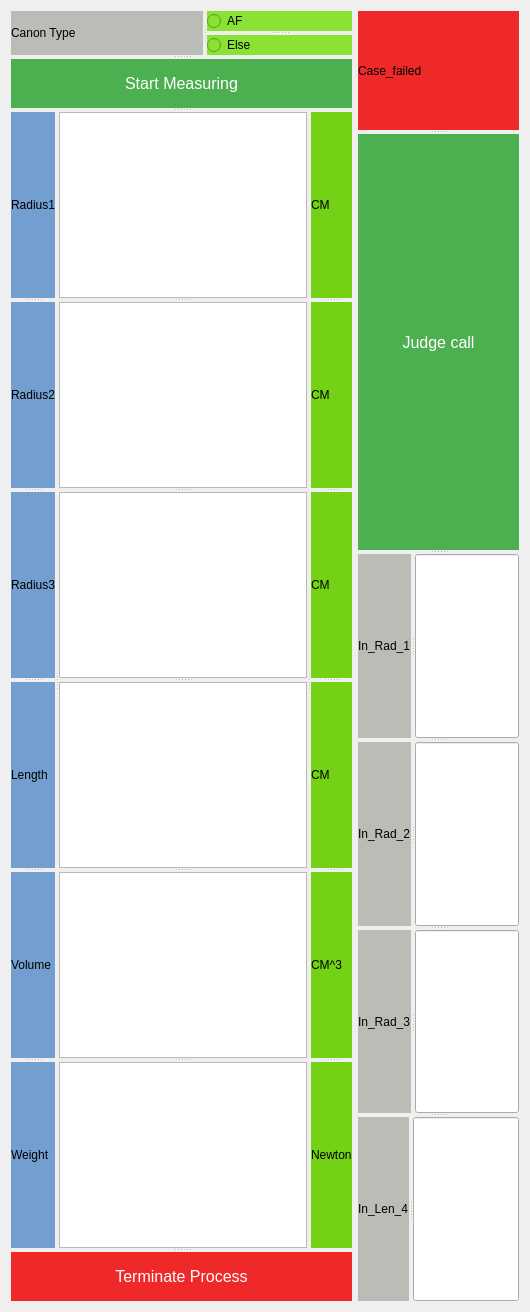
   <widget class="QWidget" name="CannonMission">
    <attribute name="title">
     <string>Cannon Mission</string>
    </attribute>
    <layout class="QGridLayout" name="gridLayout_4">
     <item row="0" column="0">
      <widget class="QSplitter" name="splitter_37">
       <property name="orientation">
        <enum>Qt::Vertical</enum>
       </property>
       <widget class="QSplitter" name="splitter_36">
        <property name="orientation">
         <enum>Qt::Vertical</enum>
        </property>
        <widget class="QSplitter" name="splitter_35">
         <property name="orientation">
          <enum>Qt::Vertical</enum>
         </property>
         <widget class="QSplitter" name="splitter_34">
          <property name="orientation">
           <enum>Qt::Horizontal</enum>
          </property>
          <widget class="QLabel" name="Canon_T_Label">
           <property name="styleSheet">
            <string notr="true">background-color: rgb(186, 189, 182);
border-color: rgb(0, 0, 0);
font: 75 11pt &quot;URW Bookman L&quot;;</string>
           </property>
           <property name="text">
            <string>Canon Type</string>
           </property>
          </widget>
          <widget class="QSplitter" name="splitter_19">
           <property name="orientation">
            <enum>Qt::Vertical</enum>
           </property>
           <widget class="QRadioButton" name="AF_RB">
            <property name="styleSheet">
             <string notr="true">background-color: rgb(138, 226, 52);</string>
            </property>
            <property name="text">
             <string>AF</string>
            </property>
           </widget>
           <widget class="QRadioButton" name="Else_RB">
            <property name="styleSheet">
             <string notr="true">background-color: rgb(138, 226, 52);</string>
            </property>
            <property name="text">
             <string>Else</string>
            </property>
           </widget>
          </widget>
         </widget>
         <widget class="QPushButton" name="Start_cannon">
          <property name="styleSheet">
           <string notr="true">  background-color: #4CAF50; /* Green */
  border: none;
  color: white;
  padding: 15px 32px;
  text-align: center;
  text-decoration: none;
  display: inline-block;
  font-size: 16px;</string>
          </property>
          <property name="text">
           <string>Start Measuring</string>
          </property>
         </widget>
        </widget>
        <widget class="QSplitter" name="splitter_21">
         <property name="orientation">
          <enum>Qt::Horizontal</enum>
         </property>
         <widget class="QSplitter" name="splitter_17">
          <property name="orientation">
           <enum>Qt::Vertical</enum>
          </property>
          <widget class="QLabel" name="Radius1_Label">
           <property name="styleSheet">
            <string notr="true">background-color: rgb(114, 159, 207);
border-color: rgb(0, 0, 0);
font: 75 11pt &quot;URW Bookman L&quot;;</string>
           </property>
           <property name="text">
            <string>Radius1</string>
           </property>
          </widget>
          <widget class="QLabel" name="Radius2_Label">
           <property name="styleSheet">
            <string notr="true">background-color: rgb(114, 159, 207);
border-color: rgb(0, 0, 0);
font: 75 11pt &quot;URW Bookman L&quot;;</string>
           </property>
           <property name="text">
            <string>Radius2</string>
           </property>
          </widget>
          <widget class="QLabel" name="Radius3_Label">
           <property name="styleSheet">
            <string notr="true">background-color: rgb(114, 159, 207);
border-color: rgb(0, 0, 0);
font: 75 11pt &quot;URW Bookman L&quot;;</string>
           </property>
           <property name="text">
            <string>Radius3</string>
           </property>
          </widget>
          <widget class="QLabel" name="length_label">
           <property name="styleSheet">
            <string notr="true">background-color: rgb(114, 159, 207);
border-color: rgb(0, 0, 0);
font: 75 11pt &quot;URW Bookman L&quot;;</string>
           </property>
           <property name="text">
            <string>Length</string>
           </property>
          </widget>
          <widget class="QLabel" name="Volume_label">
           <property name="styleSheet">
            <string notr="true">background-color: rgb(114, 159, 207);
border-color: rgb(0, 0, 0);
font: 75 11pt &quot;URW Bookman L&quot;;</string>
           </property>
           <property name="text">
            <string>Volume</string>
           </property>
          </widget>
          <widget class="QLabel" name="Weight_label">
           <property name="styleSheet">
            <string notr="true">background-color: rgb(114, 159, 207);
border-color: rgb(0, 0, 0);
font: 75 11pt &quot;URW Bookman L&quot;;</string>
           </property>
           <property name="text">
            <string>Weight</string>
           </property>
          </widget>
         </widget>
         <widget class="QSplitter" name="splitter_18">
          <property name="orientation">
           <enum>Qt::Vertical</enum>
          </property>
          <widget class="QTextBrowser" name="Radius1Value">
           <property name="html">
            <string>&lt;!DOCTYPE HTML PUBLIC &quot;-//W3C//DTD HTML 4.0//EN&quot; &quot;http://www.w3.org/TR/REC-html40/strict.dtd&quot;&gt;
&lt;html&gt;&lt;head&gt;&lt;meta name=&quot;qrichtext&quot; content=&quot;1&quot; /&gt;&lt;style type=&quot;text/css&quot;&gt;
p, li { white-space: pre-wrap; }
&lt;/style&gt;&lt;/head&gt;&lt;body style=&quot; font-family:'Ubuntu'; font-size:11pt; font-weight:400; font-style:normal;&quot;&gt;
&lt;p style=&quot;-qt-paragraph-type:empty; margin-top:0px; margin-bottom:0px; margin-left:0px; margin-right:0px; -qt-block-indent:0; text-indent:0px;&quot;&gt;&lt;br /&gt;&lt;/p&gt;&lt;/body&gt;&lt;/html&gt;</string>
           </property>
          </widget>
          <widget class="QTextBrowser" name="Radius2Value">
           <property name="html">
            <string>&lt;!DOCTYPE HTML PUBLIC &quot;-//W3C//DTD HTML 4.0//EN&quot; &quot;http://www.w3.org/TR/REC-html40/strict.dtd&quot;&gt;
&lt;html&gt;&lt;head&gt;&lt;meta name=&quot;qrichtext&quot; content=&quot;1&quot; /&gt;&lt;style type=&quot;text/css&quot;&gt;
p, li { white-space: pre-wrap; }
&lt;/style&gt;&lt;/head&gt;&lt;body style=&quot; font-family:'Ubuntu'; font-size:11pt; font-weight:400; font-style:normal;&quot;&gt;
&lt;p style=&quot;-qt-paragraph-type:empty; margin-top:0px; margin-bottom:0px; margin-left:0px; margin-right:0px; -qt-block-indent:0; text-indent:0px;&quot;&gt;&lt;br /&gt;&lt;/p&gt;&lt;/body&gt;&lt;/html&gt;</string>
           </property>
          </widget>
          <widget class="QTextBrowser" name="Radius3Value">
           <property name="html">
            <string>&lt;!DOCTYPE HTML PUBLIC &quot;-//W3C//DTD HTML 4.0//EN&quot; &quot;http://www.w3.org/TR/REC-html40/strict.dtd&quot;&gt;
&lt;html&gt;&lt;head&gt;&lt;meta name=&quot;qrichtext&quot; content=&quot;1&quot; /&gt;&lt;style type=&quot;text/css&quot;&gt;
p, li { white-space: pre-wrap; }
&lt;/style&gt;&lt;/head&gt;&lt;body style=&quot; font-family:'Ubuntu'; font-size:11pt; font-weight:400; font-style:normal;&quot;&gt;
&lt;p style=&quot;-qt-paragraph-type:empty; margin-top:0px; margin-bottom:0px; margin-left:0px; margin-right:0px; -qt-block-indent:0; text-indent:0px;&quot;&gt;&lt;br /&gt;&lt;/p&gt;&lt;/body&gt;&lt;/html&gt;</string>
           </property>
          </widget>
          <widget class="QTextBrowser" name="Cannon_length_value">
           <property name="html">
            <string>&lt;!DOCTYPE HTML PUBLIC &quot;-//W3C//DTD HTML 4.0//EN&quot; &quot;http://www.w3.org/TR/REC-html40/strict.dtd&quot;&gt;
&lt;html&gt;&lt;head&gt;&lt;meta name=&quot;qrichtext&quot; content=&quot;1&quot; /&gt;&lt;style type=&quot;text/css&quot;&gt;
p, li { white-space: pre-wrap; }
&lt;/style&gt;&lt;/head&gt;&lt;body style=&quot; font-family:'Ubuntu'; font-size:11pt; font-weight:400; font-style:normal;&quot;&gt;
&lt;p style=&quot;-qt-paragraph-type:empty; margin-top:0px; margin-bottom:0px; margin-left:0px; margin-right:0px; -qt-block-indent:0; text-indent:0px;&quot;&gt;&lt;br /&gt;&lt;/p&gt;&lt;/body&gt;&lt;/html&gt;</string>
           </property>
          </widget>
          <widget class="QTextBrowser" name="Cannon_volume_value">
           <property name="html">
            <string>&lt;!DOCTYPE HTML PUBLIC &quot;-//W3C//DTD HTML 4.0//EN&quot; &quot;http://www.w3.org/TR/REC-html40/strict.dtd&quot;&gt;
&lt;html&gt;&lt;head&gt;&lt;meta name=&quot;qrichtext&quot; content=&quot;1&quot; /&gt;&lt;style type=&quot;text/css&quot;&gt;
p, li { white-space: pre-wrap; }
&lt;/style&gt;&lt;/head&gt;&lt;body style=&quot; font-family:'Ubuntu'; font-size:11pt; font-weight:400; font-style:normal;&quot;&gt;
&lt;p style=&quot;-qt-paragraph-type:empty; margin-top:0px; margin-bottom:0px; margin-left:0px; margin-right:0px; -qt-block-indent:0; text-indent:0px;&quot;&gt;&lt;br /&gt;&lt;/p&gt;&lt;/body&gt;&lt;/html&gt;</string>
           </property>
          </widget>
          <widget class="QTextBrowser" name="Canno_Weight_value">
           <property name="html">
            <string>&lt;!DOCTYPE HTML PUBLIC &quot;-//W3C//DTD HTML 4.0//EN&quot; &quot;http://www.w3.org/TR/REC-html40/strict.dtd&quot;&gt;
&lt;html&gt;&lt;head&gt;&lt;meta name=&quot;qrichtext&quot; content=&quot;1&quot; /&gt;&lt;style type=&quot;text/css&quot;&gt;
p, li { white-space: pre-wrap; }
&lt;/style&gt;&lt;/head&gt;&lt;body style=&quot; font-family:'Ubuntu'; font-size:11pt; font-weight:400; font-style:normal;&quot;&gt;
&lt;p style=&quot;-qt-paragraph-type:empty; margin-top:0px; margin-bottom:0px; margin-left:0px; margin-right:0px; -qt-block-indent:0; text-indent:0px;&quot;&gt;&lt;br /&gt;&lt;/p&gt;&lt;/body&gt;&lt;/html&gt;</string>
           </property>
          </widget>
         </widget>
         <widget class="QSplitter" name="splitter_20">
          <property name="orientation">
           <enum>Qt::Vertical</enum>
          </property>
          <widget class="QLabel" name="unit_label_2">
           <property name="styleSheet">
            <string notr="true">background-color: rgb(115, 210, 22);
border-color: rgb(0, 0, 0);
font: 75 11pt &quot;URW Bookman L&quot;;</string>
           </property>
           <property name="text">
            <string>CM</string>
           </property>
          </widget>
          <widget class="QLabel" name="unit_label_3">
           <property name="styleSheet">
            <string notr="true">background-color: rgb(115, 210, 22);
border-color: rgb(0, 0, 0);
font: 75 11pt &quot;URW Bookman L&quot;;</string>
           </property>
           <property name="text">
            <string>CM</string>
           </property>
          </widget>
          <widget class="QLabel" name="unit_label_4">
           <property name="styleSheet">
            <string notr="true">background-color: rgb(115, 210, 22);
border-color: rgb(0, 0, 0);
font: 75 11pt &quot;URW Bookman L&quot;;</string>
           </property>
           <property name="text">
            <string>CM</string>
           </property>
          </widget>
          <widget class="QLabel" name="unit_label_6">
           <property name="styleSheet">
            <string notr="true">background-color: rgb(115, 210, 22);
border-color: rgb(0, 0, 0);
font: 75 11pt &quot;URW Bookman L&quot;;</string>
           </property>
           <property name="text">
            <string>CM</string>
           </property>
          </widget>
          <widget class="QLabel" name="unit_label_5">
           <property name="styleSheet">
            <string notr="true">background-color: rgb(115, 210, 22);
border-color: rgb(0, 0, 0);
font: 75 11pt &quot;URW Bookman L&quot;;</string>
           </property>
           <property name="text">
            <string>CM^3</string>
           </property>
          </widget>
          <widget class="QLabel" name="unit_label_7">
           <property name="styleSheet">
            <string notr="true">background-color: rgb(115, 210, 22);
border-color: rgb(0, 0, 0);
font: 75 11pt &quot;URW Bookman L&quot;;</string>
           </property>
           <property name="text">
            <string>Newton</string>
           </property>
          </widget>
         </widget>
        </widget>
       </widget>
       <widget class="QPushButton" name="Terminate_Cannon_button">
        <property name="styleSheet">
         <string notr="true">background-color: rgb(239, 41, 41);
  border: none;
  color: white;
  padding: 15px 32px;
  text-align: center;
  text-decoration: none;
  display: inline-block;
  font-size: 16px;</string>
        </property>
        <property name="text">
         <string>Terminate Process</string>
        </property>
       </widget>
      </widget>
     </item>
     <item row="0" column="1">
      <widget class="QSplitter" name="splitter_38">
       <property name="orientation">
        <enum>Qt::Vertical</enum>
       </property>
       <widget class="QLabel" name="Canon_T_Label_6">
        <property name="styleSheet">
         <string notr="true">background-color: rgb(239, 41, 41);
border-color: rgb(0, 0, 0);
font: 75 11pt &quot;URW Bookman L&quot;;</string>
        </property>
        <property name="text">
         <string>Case_failed</string>
        </property>
       </widget>
       <widget class="QSplitter" name="splitter_32">
        <property name="orientation">
         <enum>Qt::Vertical</enum>
        </property>
        <widget class="QPushButton" name="canon_judge">
         <property name="styleSheet">
          <string notr="true">  background-color: #4CAF50; /* Green */
  border: none;
  color: white;
  padding: 15px 32px;
  text-align: center;
  text-decoration: none;
  display: inline-block;
  font-size: 16px;</string>
         </property>
         <property name="text">
          <string>Judge call</string>
         </property>
        </widget>
        <widget class="QSplitter" name="splitter_31">
         <property name="orientation">
          <enum>Qt::Vertical</enum>
         </property>
         <widget class="QSplitter" name="splitter_30">
          <property name="orientation">
           <enum>Qt::Horizontal</enum>
          </property>
          <widget class="QLabel" name="Canon_T_Label_2">
           <property name="styleSheet">
            <string notr="true">background-color: rgb(186, 189, 182);
border-color: rgb(0, 0, 0);
font: 75 11pt &quot;URW Bookman L&quot;;</string>
           </property>
           <property name="text">
            <string>In_Rad_1</string>
           </property>
          </widget>
          <widget class="QLineEdit" name="in_rad_1"/>
         </widget>
         <widget class="QSplitter" name="splitter_29">
          <property name="orientation">
           <enum>Qt::Horizontal</enum>
          </property>
          <widget class="QLabel" name="Canon_T_Label_3">
           <property name="styleSheet">
            <string notr="true">background-color: rgb(186, 189, 182);
border-color: rgb(0, 0, 0);
font: 75 11pt &quot;URW Bookman L&quot;;</string>
           </property>
           <property name="text">
            <string>In_Rad_2</string>
           </property>
          </widget>
          <widget class="QLineEdit" name="in_rad_2"/>
         </widget>
         <widget class="QSplitter" name="splitter_28">
          <property name="orientation">
           <enum>Qt::Horizontal</enum>
          </property>
          <widget class="QLabel" name="Canon_T_Label_4">
           <property name="styleSheet">
            <string notr="true">background-color: rgb(186, 189, 182);
border-color: rgb(0, 0, 0);
font: 75 11pt &quot;URW Bookman L&quot;;</string>
           </property>
           <property name="text">
            <string>In_Rad_3</string>
           </property>
          </widget>
          <widget class="QLineEdit" name="in_rad_3"/>
         </widget>
         <widget class="QSplitter" name="splitter_14">
          <property name="orientation">
           <enum>Qt::Horizontal</enum>
          </property>
          <widget class="QLabel" name="Canon_T_Label_5">
           <property name="styleSheet">
            <string notr="true">background-color: rgb(186, 189, 182);
border-color: rgb(0, 0, 0);
font: 75 11pt &quot;URW Bookman L&quot;;</string>
           </property>
           <property name="text">
            <string>In_Len_4</string>
           </property>
          </widget>
          <widget class="QLineEdit" name="in_len"/>
         </widget>
        </widget>
       </widget>
      </widget>
     </item>
    </layout>
   </widget>
